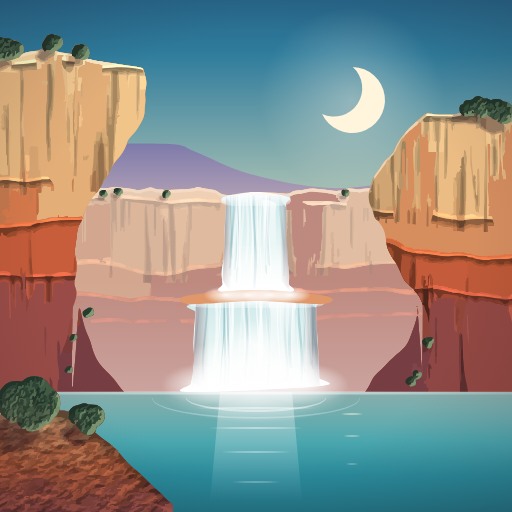
#> input picture round18/dusk.png, 512 x 512 px; its folder holds only this picture in this run
$ python sheet18.py
#> lines starting #> are read from the running program, lines starting #| are printed output that depends on the picture
# python3 sheet18.py : round 18's three (top) beside round 17's 1, 2 and 4 (bottom), each at 300 px,
# in a launcher circle at 96, and at 48 px; then round18-large.png, the three at 768
import subprocess
from PIL import Image, ImageDraw, ImageFont
S = [('dusk', '1  dusk, realistic'), ('glow', '2  afterglow, realistic'), ('okeeffe', "3  O'Keeffe, realistic"),
     ('../round17/dusk', 'before: round 17, 1'), ('../round17/glow', 'before: round 17, 2'), ('../round17/okeeffe', 'before: round 17, 4')]
font = ImageFont.truetype('/usr/share/fonts/truetype/dejavu/DejaVuSans.ttf', 17)
W, TH = 330, 470
sheet = Image.new('RGB', (W*3 + 20, TH*2 + 20), '#f8f8f8'); d = ImageDraw.Draw(sheet)
#> after `sheet = Image.new('RGB', (W * 3 + 20, TH * 2 + 20), '#f8f8f8')`: sheet: PIL image 1010x960 RGB; every value is 248
def circle(img, size):
    img = img.resize((size, size), Image.LANCZOS).convert('RGBA'); m = Image.new('L', (size*4, size*4), 0)
    ImageDraw.Draw(m).ellipse((0, 0, size*4 - 1, size*4 - 1), fill=255); img.putalpha(m.resize((size, size), Image.LANCZOS)); return img
for i, (n, cap) in enumerate(S):
    x = 10 + (i % 3)*W; y = 10 + (i//3)*TH
    big = Image.open(f'{n}.png').convert('RGB').resize((300, 300), Image.LANCZOS); sheet.paste(big, (x + 5, y))
#> after `sheet.paste(big, (x + 5, y))`:
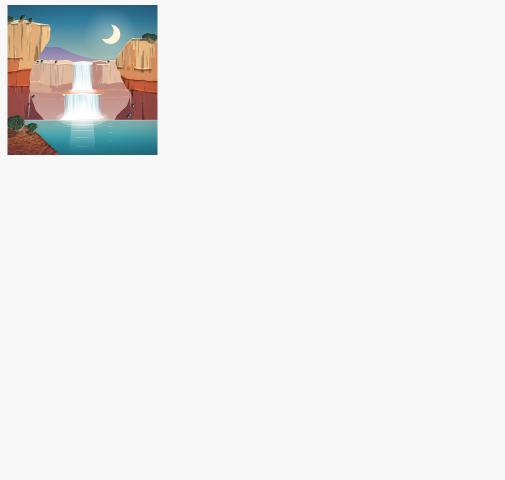
#> sheet: PIL image 1010x960 RGB (shown at 1/2 size); mean R, G, B 238.3, 238.4, 237.9
    d.text((x + 6, y + 306), cap, fill='#333', font=font)
    for j, bg in enumerate(('#e8e6f0', '#202024')):
        t = Image.new('RGBA', (112, 112), bg); t.alpha_composite(circle(big, 96), (8, 8)); sheet.paste(t, (x + 5 + j*118, y + 336))
#> this loop made 2 passes
#> pass 1, `t = Image.new('RGBA', (112, 112), bg)`:
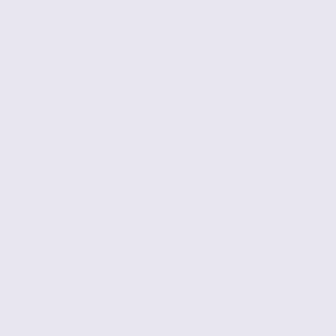
#> t: PIL image 112x112 RGBA (shown 3 times larger); mean R, G, B, A 232, 230, 240, 255
#> pass 1, in circle, `img = img.resize((size, size), Image.LANCZOS).convert('RGBA')`:
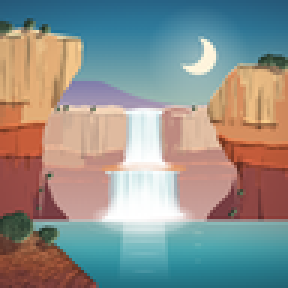
#> img: PIL image 96x96 RGBA (shown 3 times larger); mean R, G, B, A 143.2, 144.2, 139.1, 255
#> after the loop:
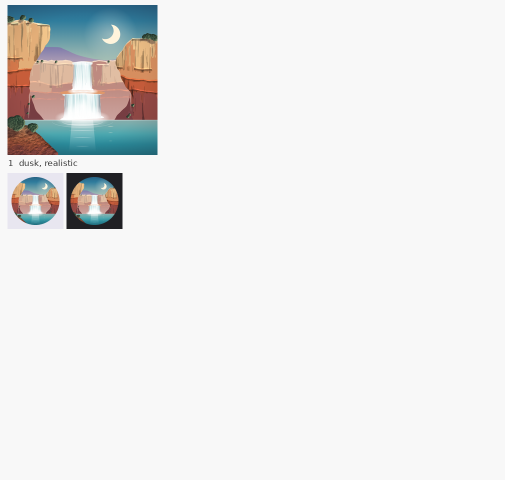
#> sheet: PIL image 1010x960 RGB (shown at 1/2 size); mean R, G, B 235.6, 235.6, 235.1
#> after the loop:
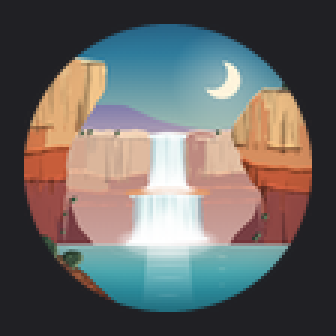
#> t: PIL image 112x112 RGBA (shown 3 times larger); mean R, G, B, A 104.4, 102.3, 99.9, 255
#> (the run stopped early here; a loop or call above may not have finished)
